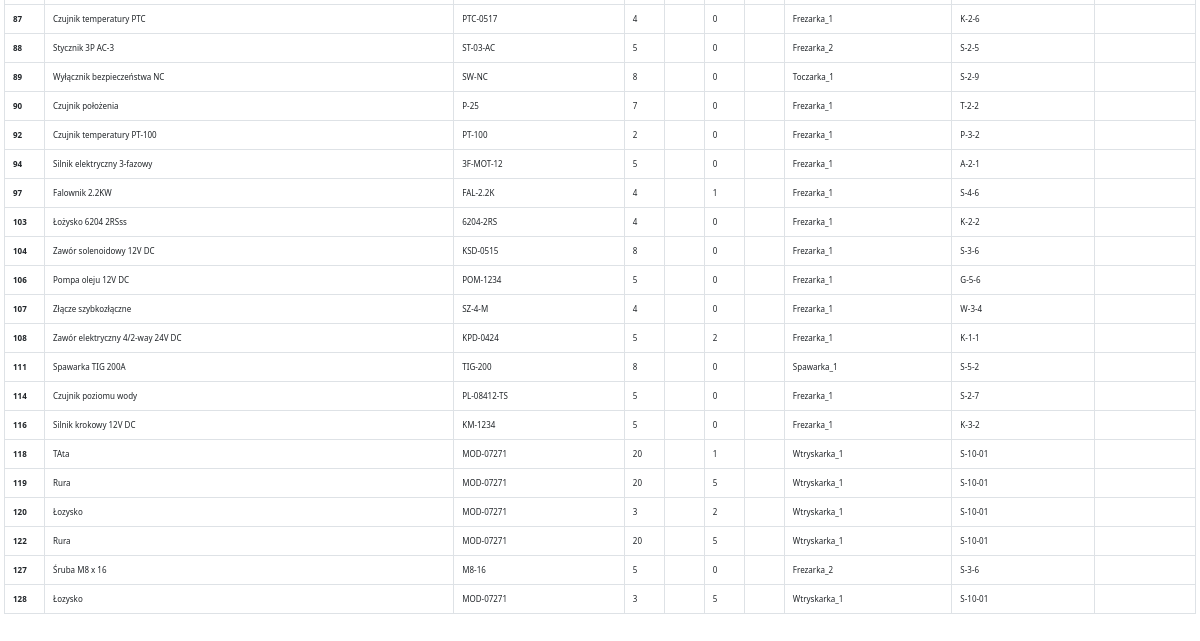
Before: /warehouse-inventory (signed in, lower part) with the older database file.
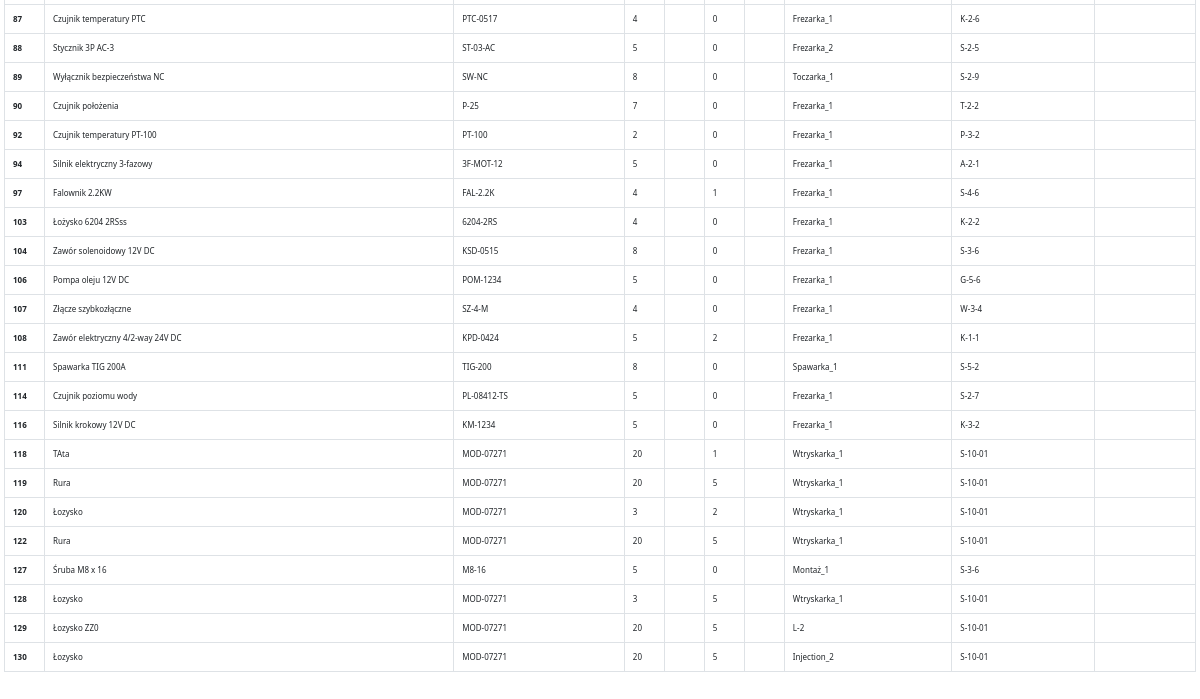
After: the same page with the newer database file.
### tables this page shows
CREATE TABLE warehouse (
		id INTEGER NOT NULL, 
		nazwa VARCHAR(140), 
		typ VARCHAR(140),
		stan_min INTEGER, 
		ilosc_zam INTEGER,
		nowe INTEGER,
		do_reg INTEGER,
		regen INTEGER,
		zlom INTEGER,
		rp BOOL,
		maszyna VARCHAR(140),
		lokalizacja VARCHAR(140),
		krytyczne BOOL,
		cena FLOAT,
		case_id TEXT, 
		PRIMARY KEY (id)
	);

### app.py (the view)
@app.route('/warehouse-inventory')
@flask_login.login_required
def warehouse_inventory():
   query_select = f"SELECT * FROM warehouse ORDER BY id"  # lokalizacja
   rows = sql_select(query_select)
   return render_template('warehouse-inventory.html', rows = rows)

### app.py (called while the page is built)
def get_db_connection():
   con = sql.connect('wsb.sqlite')
   con.row_factory = sql.Row
   return con

def sql_select(query_select):
   con = get_db_connection()
   cur = con.cursor()
   cur.execute(query_select)
   row = cur.fetchall()
   con.close()
   return row

@login_manager.user_loader
def user_loader(login_email):
   if login_email not in users:
      return
   user = User()
   user.id = login_email
   user.rank = users[login_email]['rank']
   user.name = users[login_email]['name']
   return user

### templates/warehouse-inventory.html (shortened to what this page needs)
<!doctype html>
<html lang="pl">
  <head>
    <link href="https://cdn.jsdelivr.net/npm/bootstrap@5.3.0-alpha3/dist/css/bootstrap.min.css" rel="stylesheet">
    <link href="https://getbootstrap.com/docs/5.3/assets/css/docs.css" rel="stylesheet">
  </head>
<body class="p-3 m-0 border-0 bd-example">
<div class="col-auto me-auto">
<div class="row align-items-center">
<table class="table table-bordered custom-table-font">
  <tbody id="myTable">
    {% for row in rows %}
      <tr>
      <th scope="row">{{row['id']}}</th>
      <td>{{row['nazwa']}}</td>
      <td>{{row['typ']}}</td>
      <td>{{row['nowe']}}</td>
      <td></td>
      <td>{{row['regen']}}</td>
      <td></td>
      <td>{{row['maszyna']}}</td>
      <td>{{row['lokalizacja']}}</td>
      <td></td>
      </tr>
      {% endfor %}
  </tbody>
</table>
</div>
</div>
  </body>
</html>

### templates/warehouse-inventory.html (style rules this page uses)
.custom-table-font { font-size: 8px; }

Changed rows visible on the page:
changed warehouse "Śruba M8 x 16": maszyna "Frezarka_2" → "Montaż_1"
added warehouse: id "129", nazwa "Łozysko ZZ0", typ "MOD-07271", nowe "20", regen "5", maszyna "L-2", lokalizacja "S-10-01"
added warehouse: id "130", nazwa "Łozysko", typ "MOD-07271", nowe "20", regen "5", maszyna "Injection_2", lokalizacja "S-10-01"
